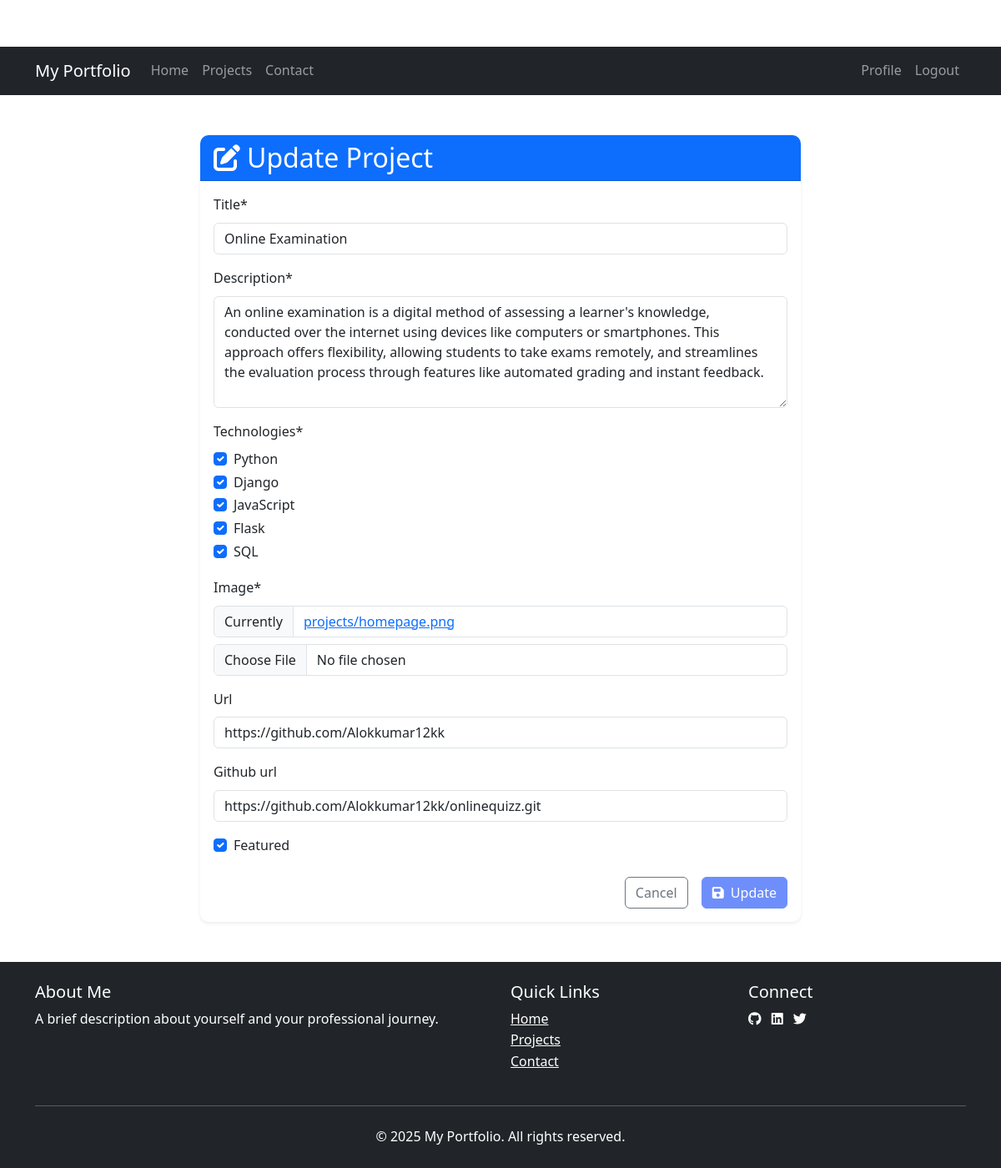
Screenshot of /projects/online_examination_web_development/update/ (signed in) with the database file from the repository.
### portfolio_app/models.py (models this page shows, shortened)
class Project(models.Model):
    user = models.ForeignKey(User, on_delete=models.CASCADE)
    title = models.CharField(max_length=200)
    slug = models.SlugField(max_length=200, unique=True, blank=True)
    description = models.TextField()
    technologies = models.ManyToManyField(Skill)
    image = models.ImageField(upload_to='projects/')
    url = models.URLField(blank=True, null=True)
    github_url = models.URLField(blank=True, null=True)
    date_created = models.DateField(auto_now_add=True)
    featured = models.BooleanField(default=False)
    def get_absolute_url(self):
        return reverse('project_detail', kwargs={'slug': self.slug})

### portfolio_app/views.py (the view, shortened to what this page needs)
# urls.py: path('projects/<slug:slug>/update/', ProjectUpdateView.as_view(), name='project_update'),
class ProjectUpdateView(LoginRequiredMixin, UpdateView):
    model = Project
    form_class = ProjectForm
    template_name = 'portfolio_app/project_form.html'

### portfolio_app/forms.py
class ProjectForm(forms.ModelForm):
    class Meta:
        model = Project
        fields = ['title', 'description', 'technologies', 'image', 'url', 'github_url', 'featured']
        widgets = {
            'description': forms.Textarea(attrs={'rows': 5}),
            'technologies': forms.CheckboxSelectMultiple(),
        }

### portfolio_app/models.py (called while the page is built)
    def __str__(self):
        return self.name

### portfolio_app/templates/portfolio_app/project_form.html (shortened to what this page needs)
{% extends 'portfolio_app/base.html' %}
{% load crispy_forms_tags %}
{% block content %}
<div class="container my-5">
    <div class="row justify-content-center">
        <div class="col-lg-8">
            <div class="card shadow-sm">
                <div class="card-header bg-primary text-white">
                    <h2 class="mb-0">
                        {% if object %}
                        <i class="fas fa-edit me-2"></i>Update Project
                        {% else %}
                        <i class="fas fa-plus me-2"></i>Create New Project
                        {% endif %}
                    </h2>
                </div>
                <div class="card-body">
                    <form method="POST" enctype="multipart/form-data">
                        {{ form|crispy }}
                        <div class="d-grid gap-2 d-md-flex justify-content-md-end mt-4">
                            <a href="{% if object %}{{ object.get_absolute_url }}{% else %}{% url 'project_list' %}{% endif %}"
                               class="btn btn-outline-secondary me-md-2">
                                Cancel
                            </a>
                            <button type="submit" class="btn btn-primary">
                                {% if object %}
                                <i class="fas fa-save me-1"></i> Update
                                {% else %}
                                <i class="fas fa-plus me-1"></i> Create
                                {% endif %}
                            </button>
                        </div>
                    </form>
                </div>
            </div>
        </div>
    </div>
</div>
{% endblock %}

### portfolio_app/static/css/styles.css (style rules this page uses)
body { font-family: 'Segoe UI', Tahoma, Geneva, Verdana, sans-serif; line-height: 1.6; color: #333; padding-top: 56px; }
.card { transition: transform 0.3s ease, box-shadow 0.3s ease; border: none; border-radius: 10px; overflow: hidden; box-shadow: 0 4px 6px rgba(0, 0, 0, 0.1); }
.btn-primary { background-color: #6e8efb; border-color: #6e8efb; }

### rows the page displays
Project: title "Online Examination", description "An online examination is a digital method of assessing a learner's knowledge, conducted over the internet using devices like computers or smartphones. This approach offers flexibility, allowing students to take exams remotely, and streamlines the evaluation process through features like automated grading and instant feedback.", url "https://github.com/Alokkumar12kk", github_url "https://github.com/Alokkumar12kk/onlinequizz.git", featured "☑"
